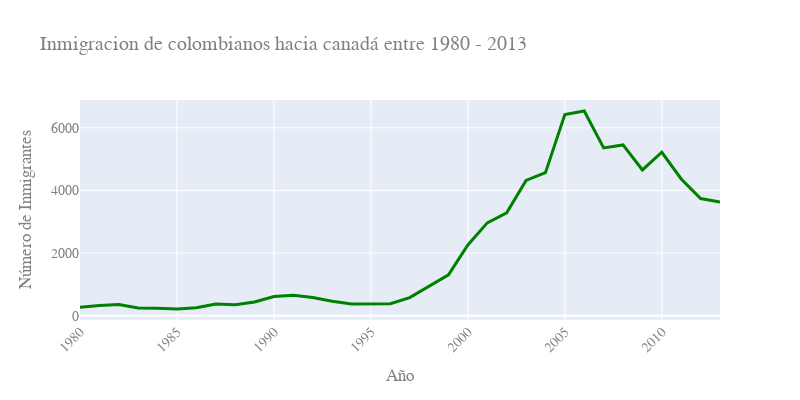

Here is the notebook cell this chart was saved with:
### Code cell
fig = px.line(datos_col, x='Año', y='Inmigrantes',
              title='Inmigracion de colombianos hacia canadá entre 1980 - 2013')
fig.update_traces(line_color='green', line_width=3)
fig.update_layout(width=800, height=400, xaxis={'tickangle':-45},
                  xaxis_title='Año', yaxis_title='Número de Inmigrantes',
                  font_family='Arial', font_size=14, font_color='grey')


fig.show()

### Figure 1 — Plotly figure (JSON) as saved in the notebook; plotly's stock layout.template omitted (floating-point values rounded to 4 significant figures)
{"data": [{"hovertemplate": "Año=%{x}<br>Inmigrantes=%{y}<extra></extra>", "legendgroup": "", "line": {"color": "green", "dash": "solid", "width": 3}, "marker": {"symbol": "circle"}, "mode": "lines", "name": "", "orientation": "v", "showlegend": false, "type": "scatter", "x": [1980, 1981, 1982, 1983, 1984, 1985, 1986, 1987, 1988, 1989, 1990, 1991, 1992, 1993, 1994, 1995, 1996, 1997, 1998, 1999, 2000, 2001, 2002, 2003, 2004, 2005, 2006, 2007, 2008, 2009, 2010, 2011, 2012, 2013], "xaxis": "x", "y": [266, 326, 360, 244, 235, 214, 257, 376, 352, 439, 614, 652, 582, 464, 375, 371, 381, 578, 929, 1306, 2259, 2965, 3283, 4318, 4566, 6424, 6535, 5357, 5452, 4652, 5218, 4366, 3741, 3631], "yaxis": "y"}], "layout": {"font": {"color": "grey", "family": "Arial", "size": 14}, "height": 400, "legend": {"tracegroupgap": 0}, "title": {"text": "Inmigracion de colombianos hacia canadá entre 1980 - 2013"}, "width": 800, "xaxis": {"anchor": "y", "domain": [0, 1], "tickangle": -45, "title": {"text": "Año"}}, "yaxis": {"anchor": "x", "domain": [0, 1], "title": {"text": "Número de Inmigrantes"}}}}
